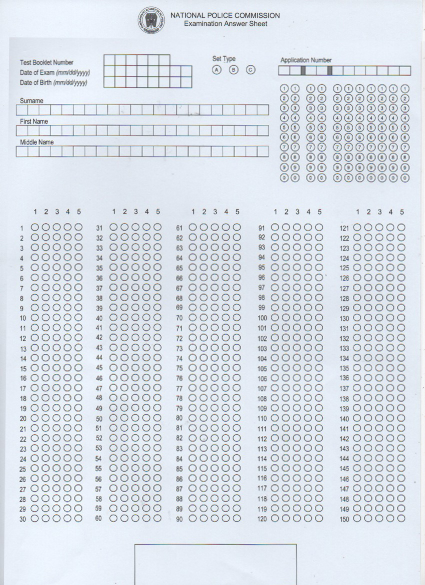
#> input picture data/Blank.jpg, 850 x 1170 px (shown at 1/2 size)
$ python -i application_number.py   (imports and definitions only)
#> lines starting #> are read from the running program, lines starting #| are printed output that depends on the picture
#> further down, picture is the input picture: shape (1170, 850, 3); mean B, G, R 231.9, 223.6, 217
### src/utils/image_utils.py
"""
Utility functions for image processing
"""
import cv2
import numpy as np
import imutils
from skimage import exposure
from typing import Tuple, List, Dict, Any, Optional


# [51 lines left out: functions load_image, resize_image, enhance_contrast, not called in this run]


def apply_threshold(image: np.ndarray, method: str = 'adaptive') -> np.ndarray:
    """
    Apply thresholding to an image

    Args:
        image: Input image
        method: Thresholding method ('otsu', 'adaptive', 'binary')

    Returns:
        Thresholded image
    """
    # Convert to grayscale if needed
    if len(image.shape) == 3:
        gray = cv2.cvtColor(image, cv2.COLOR_BGR2GRAY)
    else:
        gray = image.copy()

    if method == 'otsu':
        # Otsu's thresholding
        _, thresh = cv2.threshold(gray, 0, 255, cv2.THRESH_BINARY_INV + cv2.THRESH_OTSU)
    elif method == 'adaptive':
        # Adaptive thresholding
        thresh = cv2.adaptiveThreshold(gray, 255, cv2.ADAPTIVE_THRESH_GAUSSIAN_C,
                                       cv2.THRESH_BINARY_INV, 11, 2)
    else:  # binary
        # Simple binary thresholding
        _, thresh = cv2.threshold(gray, 127, 255, cv2.THRESH_BINARY_INV)

    return thresh


def find_contours(image: np.ndarray, min_area: int = 100, max_area: int = 10000) -> List[np.ndarray]:
    """
    Find contours in an image and filter by area

    Args:
        image: Input image (should be binary/thresholded)
        min_area: Minimum contour area to keep
        max_area: Maximum contour area to keep

    Returns:
        List of contours
    """
    # Find all contours
    contours = cv2.findContours(image, cv2.RETR_EXTERNAL, cv2.CHAIN_APPROX_SIMPLE)
    contours = imutils.grab_contours(contours)

    # Filter by area
    filtered_contours = []
    for contour in contours:
        area = cv2.contourArea(contour)
        if min_area <= area <= max_area:
            filtered_contours.append(contour)

    return filtered_contours


def detect_filled_bubbles(image: np.ndarray, contours: List[np.ndarray],
                          threshold_percentage: float = 0.5) -> List[np.ndarray]:
    """
    Detect which bubbles are filled based on the fill percentage

    Args:
        image: Original grayscale image
        contours: List of contours representing bubbles
        threshold_percentage: Minimum fill percentage to consider a bubble filled

    Returns:
        List of contours that are filled
    """
    filled_bubbles = []

    for contour in contours:
        # Create a mask for this contour
        mask = np.zeros(image.shape, dtype=np.uint8)
        cv2.drawContours(mask, [contour], -1, 255, -1)

        # Calculate the mean pixel value inside the contour
        # Lower values indicate darker filling (more filled)
        mean_value = cv2.mean(image, mask=mask)[0]

        # Convert to a fill percentage (0-255 inverted to 0-1)
        fill_percentage = 1 - (mean_value / 255.0)

        # If the fill percentage is above the threshold, consider it filled
        if fill_percentage >= threshold_percentage:
            filled_bubbles.append(contour)

    return filled_bubbles


# [61 lines left out: functions draw_contours, remove_grid_lines, not called in this run]


def get_roi(image: np.ndarray, x: int, y: int, width: int, height: int) -> np.ndarray:
    """
    Extract a region of interest (ROI) from an image

    Args:
        image: Input image
        x, y: Top-left coordinates of ROI
        width, height: Dimensions of ROI

    Returns:
        Extracted ROI
    """
#> called with x = 690, y = 177, width = 125, height = 183
    return image[y:y+height, x:x+width]
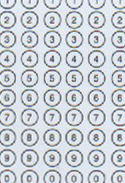
#> returned value: shape (183, 125, 3); mean of channels 0, 1, 2 211.1, 204.4, 198.7; drawn as B, G, R


# [50 lines left out: functions perspective_transform, rotate_image, show_image, not called in this run]

### src/detection/application_number.py
"""
Application number detection module

Implements step #11 of the core processing sequence:
11. Application Number Processing - Extract all 11 vertical columns (digits 1-0)
"""
import cv2
import numpy as np
from typing import Dict, List, Optional, Tuple

from ..utils.image_utils import (
    get_roi,
    apply_threshold,
    find_contours,
    detect_filled_bubbles
)

# Define the region of interest for application number
# These coordinates are placeholders and need to be calibrated for the actual form
APP_NUMBER_ROI = {"x": 690, "y": 177, "width": 125, "height": 183}

# Number of columns and rows in the application number grid
NUM_COLUMNS = 11
NUM_ROWS = 10  # Digits 0-9


def identify_application_number_region(image: np.ndarray) -> np.ndarray:
    """
    Identify the region containing the application number bubbles

    Args:
        image: Aligned form image

    Returns:
        ROI containing the application number bubbles
    """
    # Extract the region of interest for application number
    roi = get_roi(image, APP_NUMBER_ROI["x"], APP_NUMBER_ROI["y"],
                 APP_NUMBER_ROI["width"], APP_NUMBER_ROI["height"])

    return roi


def detect_application_number(image: np.ndarray, roi: np.ndarray = None) -> str:
    """
    Detect the application number from the form

    Args:
        image: Aligned form image
        roi: Optional pre-extracted ROI for application number

    Returns:
        Detected application number as a string
    """
    if roi is None:
        roi = identify_application_number_region(image)

    # Convert to grayscale if needed
    if len(roi.shape) == 3:
        gray_roi = cv2.cvtColor(roi, cv2.COLOR_BGR2GRAY)
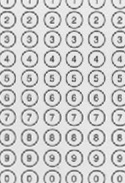
#> gray_roi: shape (183, 125); min 73, max 254, mean 203.5
    else:
        gray_roi = roi.copy()

    # Apply threshold to highlight the bubbles
    thresh_roi = apply_threshold(gray_roi, method='adaptive')
#> in apply_threshold, `thresh = cv2.adaptiveThreshold(gray, 255, cv2.ADAPTIVE_THRESH_GAUSSIAN..`:
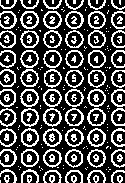
#> thresh: shape (183, 125); 31.3% white in thin lines or dots

    # Calculate grid cell dimensions
    cell_width = roi.shape[1] // NUM_COLUMNS
#> cell_width = 11
    cell_height = roi.shape[0] // NUM_ROWS
#> cell_height = 18

    # Initialize the application number with empty digits
    app_number = [""] * NUM_COLUMNS

    # Process each column
    for col in range(NUM_COLUMNS):
        # Extract the column ROI
        col_x = col * cell_width
        col_roi = thresh_roi[:, col_x:col_x + cell_width]

        # Find contours in this column
        contours = find_contours(col_roi, min_area=20, max_area=200)

        # If contours were found
        if contours:
            # Detect filled bubbles
            filled_bubbles = detect_filled_bubbles(gray_roi[:, col_x:col_x + cell_width],
                                                 contours, threshold_percentage=0.5)

            # If exactly one bubble is filled in this column
            if len(filled_bubbles) == 1:
                # Determine which row (digit) is filled
                filled_contour = filled_bubbles[0]
                M = cv2.moments(filled_contour)

                if M["m00"] != 0:
                    cy = int(M["m01"] / M["m00"])
                    row = cy // cell_height

                    # Map row to digit (0-9)
                    # Row 0 corresponds to digit 1, row 1 to digit 2, etc.
                    # Row 9 corresponds to digit 0
                    digit = (row + 1) % 10
                    app_number[col] = str(digit)
#> after the loop, app_number = ['', '', '', '', '', '', '', '', '', '', '']

            # If multiple or no bubbles are filled, leave it blank
            # (this could be improved with more sophisticated detection)

    # Combine the digits into a single string
    # Replace empty digits with placeholders
    app_number_str = "".join([digit if digit else "X" for digit in app_number])

    return app_number_str


def process_application_number(image: np.ndarray) -> Dict[str, any]:
    """
    Process the application number detection

    Args:
        image: Aligned form image

    Returns:
        Dictionary with the detected application number and other metadata
    """
    # Extract the application number region
    app_number_roi = identify_application_number_region(image)

    # Detect the application number
    app_number = detect_application_number(image, app_number_roi)

    return {
        "application_number": app_number,
        "roi": app_number_roi,
        "coordinates": APP_NUMBER_ROI
    }

>>> import cv2
>>> picture = cv2.imread('../../data/Blank.jpg')
>>> result = detect_application_number(picture)
#> result = 'XXXXXXXXXXX'
